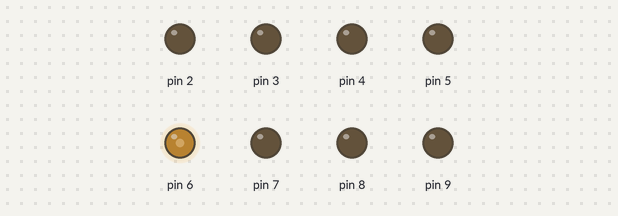
The sketch below on a simulated Arduino Uno, built with avr-gcc and run on an emulated ATmega328P. On the bench: output pins drawn as LEDs (lit = HIGH).

Above: at 0.05 s.
At 4.0 s:
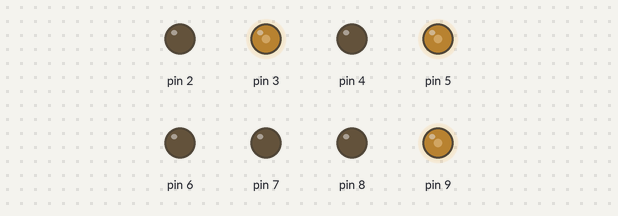
At 6.0 s:
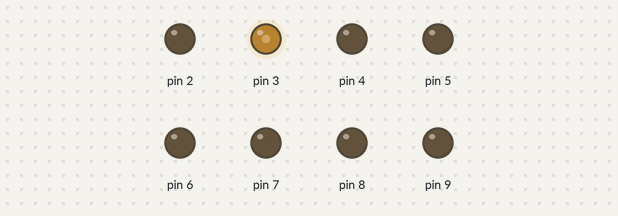
At 8.0 s:
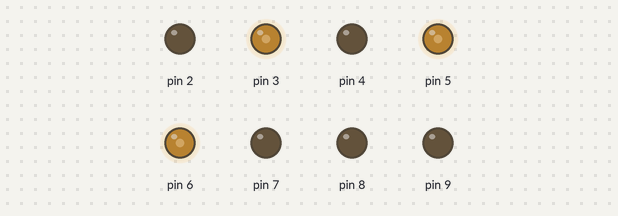
Timing chart, 0 to 10.4 s (numbered marks = the images above):
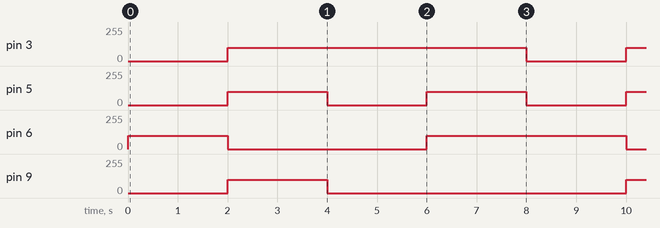

The sketch:

car_dc_motor_test.ino
```cpp
int Value = 100;
int Value4 = 50;

void setup() {
  // put your setup code here, to run once:
  Serial.begin(9600);
}

//2,4,6,8正轉 / 3,5,7,9反轉
void Forward()
 {
  analogWrite(2, Value);
  analogWrite(3, 0);
  analogWrite(4, Value);
  analogWrite(5, 0);
  analogWrite(6, Value);
  analogWrite(7, 0);
  analogWrite(8, Value);
  analogWrite(9, 0);
 }
void Back()
 {
  analogWrite(2, 0);
  analogWrite(3, Value);
  analogWrite(4, 0);
  analogWrite(5, Value);
  analogWrite(6, 0);
  analogWrite(7, Value);
  analogWrite(8, 0);
  analogWrite(9, Value);
 }
void Right_Slide()
 {
  analogWrite(2, 0);
  analogWrite(3, Value);
  analogWrite(4, Value);
  analogWrite(5, 0);
  analogWrite(6, 0);
  analogWrite(7, Value);
  analogWrite(8, Value);
  analogWrite(9, 0);
 }
void Left_Slide()
 {
  analogWrite(2, Value);
  analogWrite(3, 0);
  analogWrite(4, 0);
  analogWrite(5, Value);
  analogWrite(6, Value);
  analogWrite(7, 0);
  analogWrite(8, 0);
  analogWrite(9, Value);
 }
void Left()
 {
  analogWrite(2, Value);
  analogWrite(3, 0);
  analogWrite(4, Value);
  analogWrite(5, 0);
  analogWrite(6, 0);
  analogWrite(7, Value);
  analogWrite(8, 0);
  analogWrite(9, Value);
 }
void Right()
 {
  analogWrite(2, 0);
  analogWrite(3, Value);
  analogWrite(4, 0);
  analogWrite(5, Value);
  analogWrite(6, Value);
  analogWrite(7, 0);
  analogWrite(8, Value);
  analogWrite(9, 0);
 }
void Lin()
 {
  analogWrite(2, 0);
  analogWrite(3, 200);
  analogWrite(4, 200);
  analogWrite(5, 0);
 }
void Rin()
 {
  analogWrite(6, 200);
  analogWrite(7, 0);
  analogWrite(8, 0);
  analogWrite(9, 200);
 }
 void Lout()
 {
  analogWrite(2, 200);
  analogWrite(3, 0);
  analogWrite(4, 0);
  analogWrite(5, 200);
 }
void Rout()
 {
  analogWrite(6, 0);
  analogWrite(7, 200);
  analogWrite(8, 200);
  analogWrite(9, 0);
 }
  void Lstop()
 {
  analogWrite(2, 0);
  analogWrite(3, 0);
  analogWrite(4, 0);
  analogWrite(5, 0);
 }
 void Rstop()
 {
  analogWrite(6, 0);
  analogWrite(7, 0);
  analogWrite(8, 0);
  analogWrite(9, 0);
 }
 void Rightup(){
  analogWrite(2, 0);//左後
  analogWrite(3, Value4);//左後
  analogWrite(4, Value);//左前
  analogWrite(5, 0);//左前
  analogWrite(6, 0);//右前
  analogWrite(7, Value4);//右前
  analogWrite(8, Value);//右後
  analogWrite(9, 0);//右後
}
void Leftup(){
  analogWrite(2, Value);//左後
  analogWrite(3, 0);//左後
  analogWrite(4, 0);//左前
  analogWrite(5, Value4);//左前
  analogWrite(6, Value);//右前
  analogWrite(7, 0);//右前
  analogWrite(8, 0);//右後
  analogWrite(9, Value4);//右後
}
void Rightdown(){
  analogWrite(2, 0);//左後
  analogWrite(3, Value);//左後
  analogWrite(4, Value4);//左前
  analogWrite(5, 0);//左前
  analogWrite(6, 0);//右前
  analogWrite(7, Value);//右前
  analogWrite(8, Value4);//右後
  analogWrite(9, 0);//右後
}
void Leftdown(){
  analogWrite(2, Value4);//左後
  analogWrite(3, 0);//左後
  analogWrite(4, 0);//左前
  analogWrite(5, Value);//左前
  analogWrite(6, Value4);//右前
  analogWrite(7, 0);//右前
  analogWrite(8, 0);//右後
  analogWrite(9, Value);//右後
}
void rightzero(){                            //右邊輪子歸0 往右轉
  analogWrite(2, Value);//左後
  analogWrite(3, 0);//左後
  analogWrite(4, Value);//左前
  analogWrite(5, 0);//左前
  analogWrite(6, 0);//右前
  analogWrite(7, 0);//右前
  analogWrite(8, 0);//右後
  analogWrite(9, Value4);//右後
}
void leftzero(){                            //左邊輪子歸0 往左轉
  analogWrite(2, 0);//左後
  analogWrite(3, Value4);//左後
  analogWrite(4, 0);//左前
  analogWrite(5, 0);//左前
  analogWrite(6, Value);//右前
  analogWrite(7, 0);//右前
  analogWrite(8, Value);//右後
  analogWrite(9, 0);//右後
}
void backrightzero(){                            //往後右邊輪子歸0 往右轉
  analogWrite(2, 0);//左後
  analogWrite(3, Value);//左後
  analogWrite(4, 0);//左前
  analogWrite(5, Value);//左前
  analogWrite(6, Value4);//右前
  analogWrite(7, 0);//右前
  analogWrite(8, 0);//右後
  analogWrite(9, 0);//右後
}
void backleftzero(){                            //往後左邊輪子歸0 往左轉
  analogWrite(2, 0);//左後
  analogWrite(3, 0);//左後
  analogWrite(4, Value4);//左前
  analogWrite(5, 0);//左前
  analogWrite(6, 0);//右前
  analogWrite(7, Value);//右前
  analogWrite(8, 0);//右後
  analogWrite(9, Value);//右後
}
void autoright(float a){                            //右邊輪子歸0 往右轉
  analogWrite(2, Value);//左後
  analogWrite(3, 0);//左後
  analogWrite(4, Value);//左前
  analogWrite(5, 0);//左前
  analogWrite(6, 0);//右前
  analogWrite(7, 0);//右前
  analogWrite(8, 0);//右後
  analogWrite(9, Value4);//右後
  delay(a*1000);
}
void autoforward(float b)
 {
  analogWrite(2, Value);
  analogWrite(3, 0);
  analogWrite(4, Value);
  analogWrite(5, 0);
  analogWrite(6, Value);
  analogWrite(7, 0);
  analogWrite(8, Value);
  analogWrite(9, 0);
  delay(b*1000);
 }

void loop() {
  // put your main code here, to run repeatedly:
  Forward();
  delay(2000);
  Back();
  delay(2000);
  Right_Slide();
  delay(2000);
  Right();
  delay(2000);

}
```

Measured:
- by itself, pin 3: alternates 100/255 for 6.0 s and 0/255 for 2.0 s
- by itself, pin 5: alternates 100/255 for 2.0 s and 0/255 for 2.0 s
- by itself, pin 6: repeats every 8.0 s: 0/255 4.0 s, 100/255 4.0 s
- by itself, pin 9: alternates 100/255 for 2.0 s and 0/255 for 6.0 s
